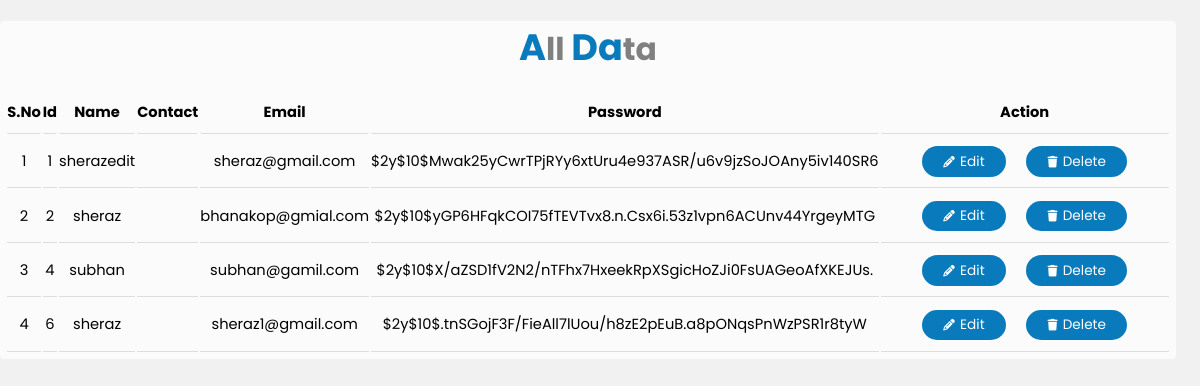
Before: /showData.php with the older database file.
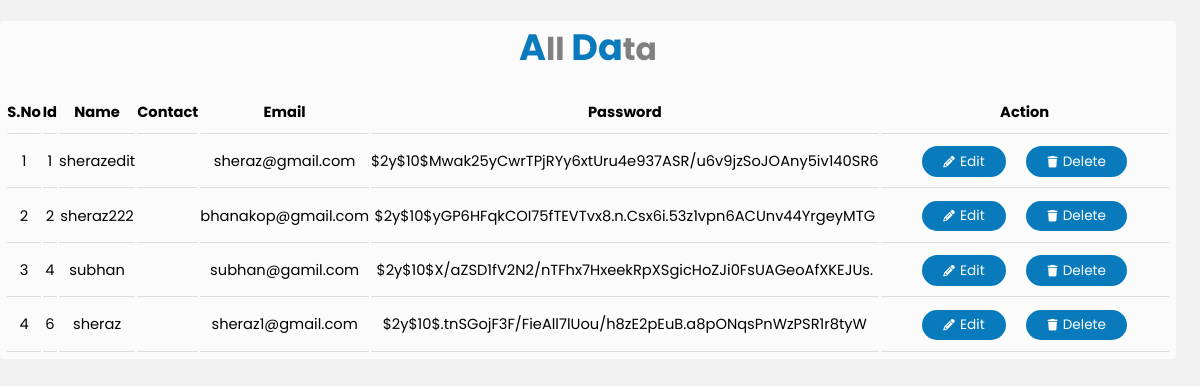
After: the same page with the newer database file.
### tables this page shows
CREATE TABLE `user` (
  `id` int(11) NOT NULL,
  `name` varchar(255) NOT NULL,
  `email` varchar(255) NOT NULL,
  `cnic` varchar(255) NOT NULL,
  `password` varchar(255) NOT NULL,
  `time` datetime NOT NULL DEFAULT current_timestamp()
);

### showData.php (the view, shortened to what this page needs)
<?php
require 'conn.php';
$selectQuery = "SELECT * FROM `user`";
$result = mysqli_query($conn,$selectQuery);
$row = mysqli_num_rows($result);
?>
<!doctype html>
<html lang="en">
  <head>
    <link rel="stylesheet" href="table.css">
    <link rel="stylesheet" href="https://cdnjs.cloudflare.com/ajax/libs/font-awesome/6.4.0/css/all.min.css  ">
  </head>
  <body>
    <div class="container">
        <header>
            <h2><span>A</span>ll <span>Da</span>ta</h2>
        </header>
    <table class="table" >
        <thead >
          <tr >
            <th scope="col">s.no</th>
            <th scope="col">Id</th>
            <th scope="col">Name</th>
            <th scope="col">Contact</th>
            <th scope="col">email</th>
            <th scope="col">password</th>
            <th class="adtionth" scope="col">action</th>
          </tr>
        </thead>
        <tbody>
          <?php
          if($row > 0){
            while($data = mysqli_fetch_assoc($result)){
              $i+=1;
              echo '<tr>
              <td>'.$i.'</td>
              <td>'.$data['id'].'</td>
              <td>'.$data['name'].'</td>
              <td>'.$data['contact'].'</td>
              <td>'.$data['email'].'</td>
              <td>'.$data['password'].'</td>
              <td class="ac_btn">
         <a style=" text-decoration: none !important; color:white;" class="Submit_btn" href="edit.php?id='.$data['id'].'" target="_blank"><i class="fa-solid fa-pencil"></i>edit</a>
              <a style=" text-decoration: none !important; color:white;" class="Submit_btn" name="deleteBtn" href="remove.php?id='.$data['id'].'"><i class="fa-solid fa-trash"></i>delete</a>
               </td>
            </tr>';
            }
          }
          ?>
        </tbody>
      </table>
    </div>
  </body>
</html>

Changed rows visible on the page:
changed user "$2y$10$yGP6HFqkCOI75fTEVTvx8.n.Csx6i.53z1vpn6ACUnv44YrgeyMTG": name "sheraz" → "sheraz222"; email "bhanakop@gmial.com" → "bhanakop@gmail.com"
